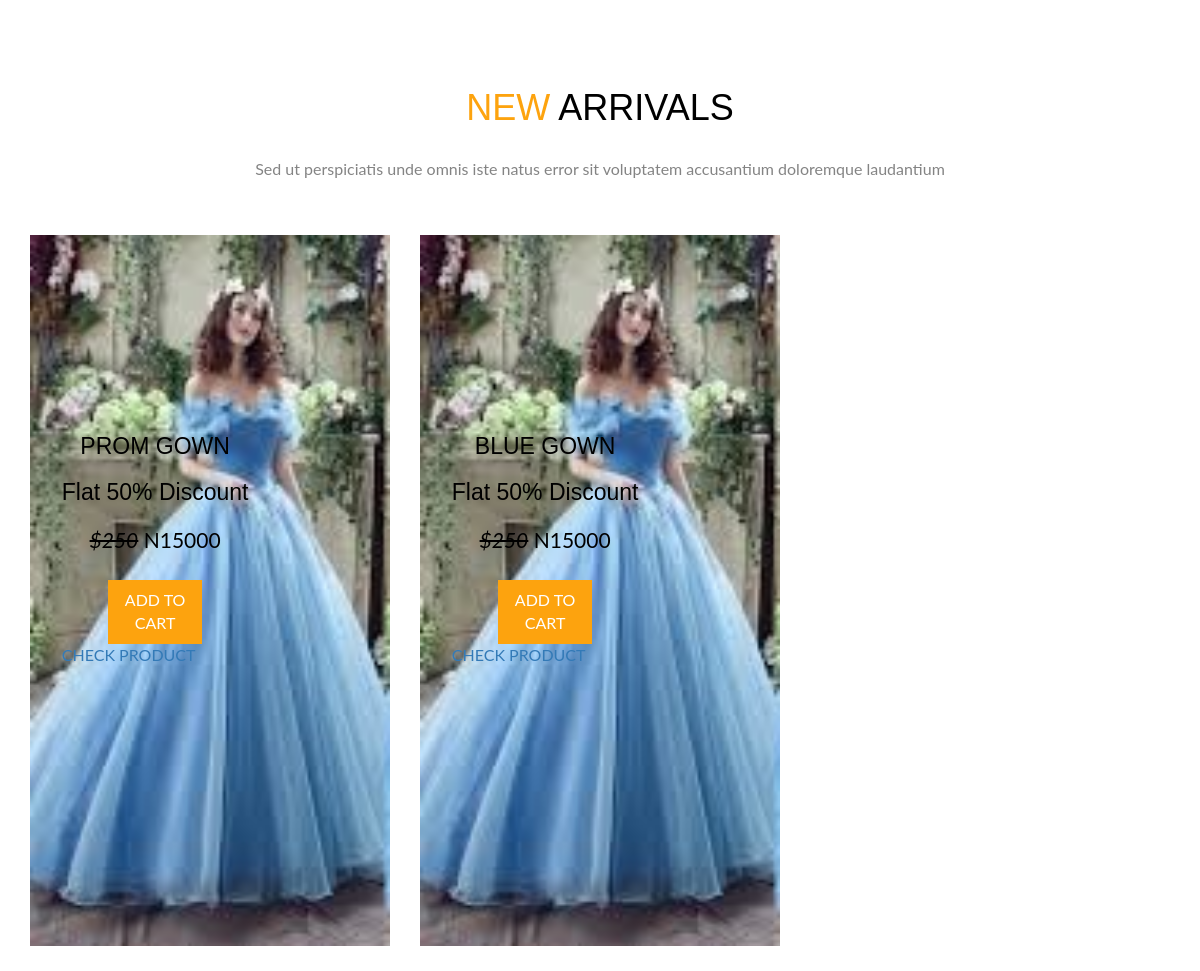
The app's page / (middle part), older data.
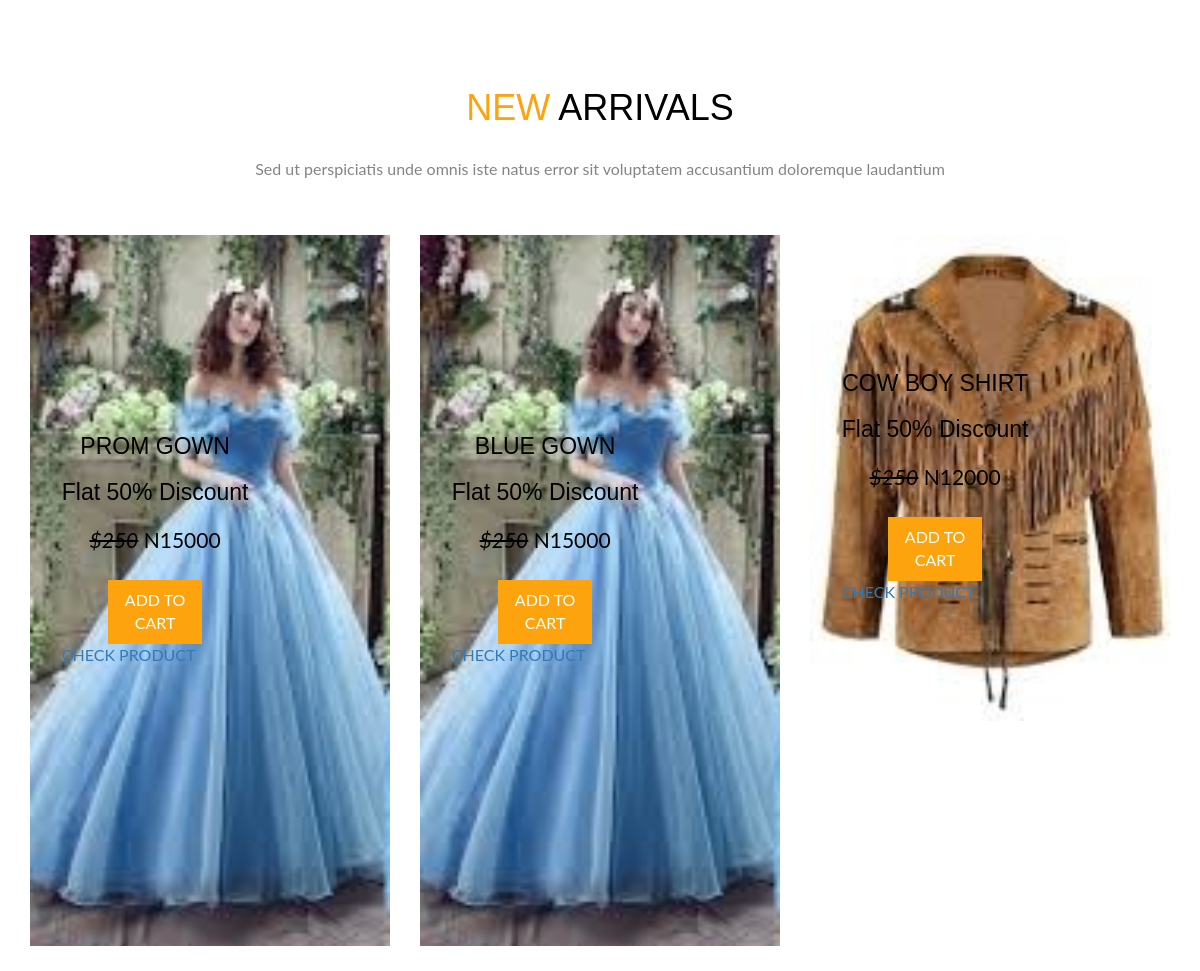
The same page, newer data.
### tfsapp/models.py (models this page shows, shortened)
class Product(models.Model):
    name = models.CharField(max_length= 50)
    price = models.CharField(max_length= 50)
    discount_price = models.FloatField(blank=True, null=True)
    description = models.TextField(max_length= 500)
    size = models.CharField(max_length= 6)
    sex = (
        ('Men', 'Men'),
        ('Women', 'Women'),
        ('Children', 'Children')
    )
    category = models.CharField(max_length = 100, choices = sex)
    image_front = models.ImageField()
    image_back = models.ImageField()
    slug = models.SlugField(null=True, blank=True)
    quantity= models.IntegerField(default=1)

### tfsapp/views.py (the view)
# urls.py: path("", views.IndexView.as_view(), name="index"),
class IndexView(ListView):
    model = Product
    template_name = "index.html"
    context_object_name = "items"

### tfsapp/templates/index.html (shortened to what this page needs)
{% load static %}
<!DOCTYPE html>
<html>
<head>
<link href="{% static 'css/bootstrap.css' %}" rel="stylesheet" type="text/css" media="all" />
<link href="{% static 'css/pignose.layerslider.css' %}" rel="stylesheet" type="text/css" media="all" />
<link href="{% static 'css/style.css' %}" rel="stylesheet" type="text/css" media="all" />
</head>
<body>
<div class="new_arrivals">
	<div class="container">
		<h3><span>new </span>arrivals</h3>
		<p>Sed ut perspiciatis unde omnis iste natus error sit voluptatem accusantium doloremque laudantium</p>
		<div class="new_grids row">
			{% for item in items %}
				<div class="col-md-4 new-gd-left">
				<img src="{{item.image_front.url}}" alt=" " />
				<div class="wed-brand simpleCart_shelfItem">
					<h4>{{item.name}}</h4>
					<h5>Flat 50% Discount</h5>
					<p><i>$250</i> <span class="item_price">{{item.price}}</span><a class="item_add hvr-outline-out button2" href="#">add to cart </a></p>
					<a href="{% url 'product' item.slug %}">CHECK PRODUCT</a>
				</div>
			</div>
			{% endfor %}
		</div>
	</div>
</div>
</body>
</html>

Row changes from the older to the newer data that the page shows:
added Product: image_front (picture), name "COW BOY SHIRT", price "N12000"
